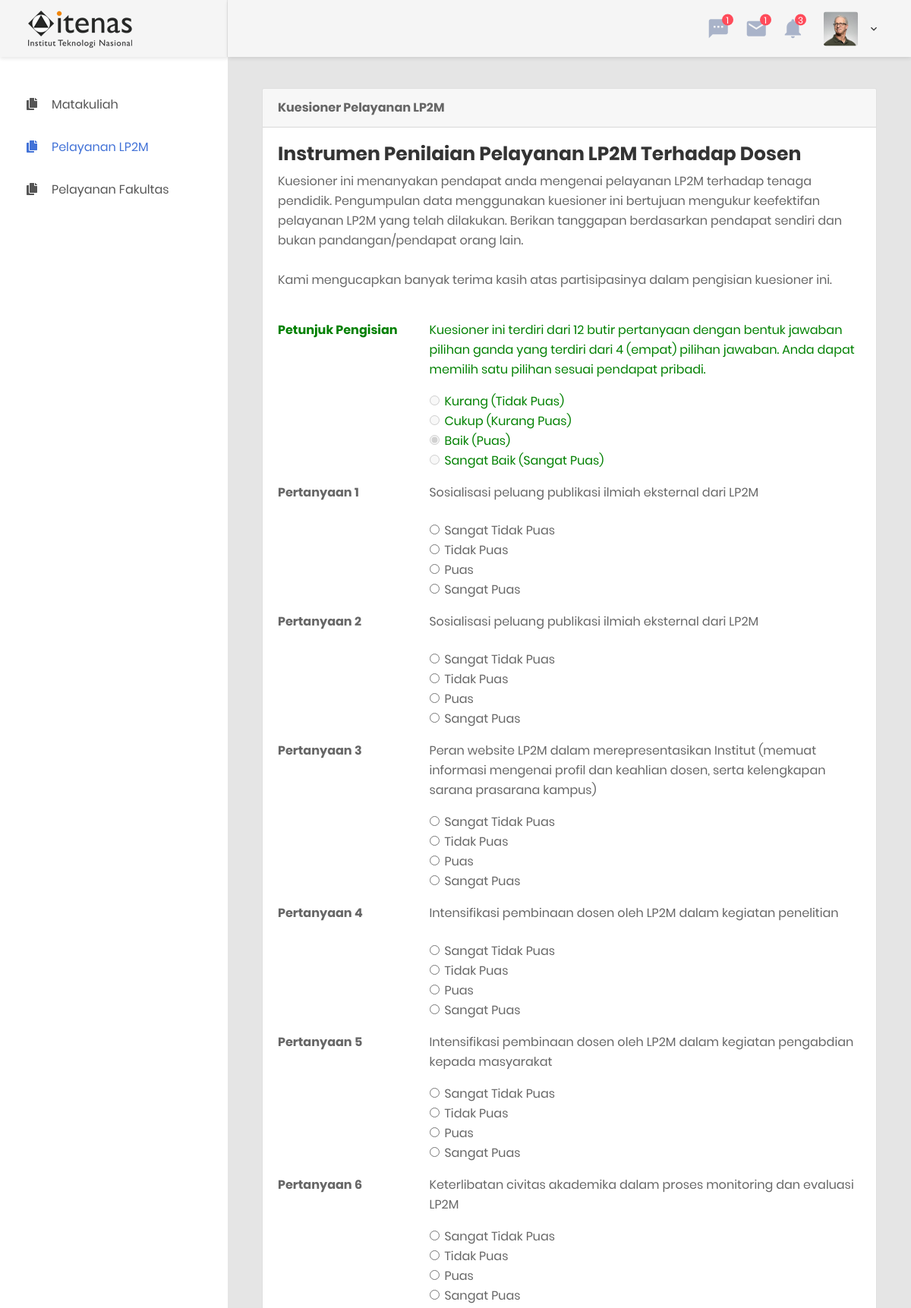
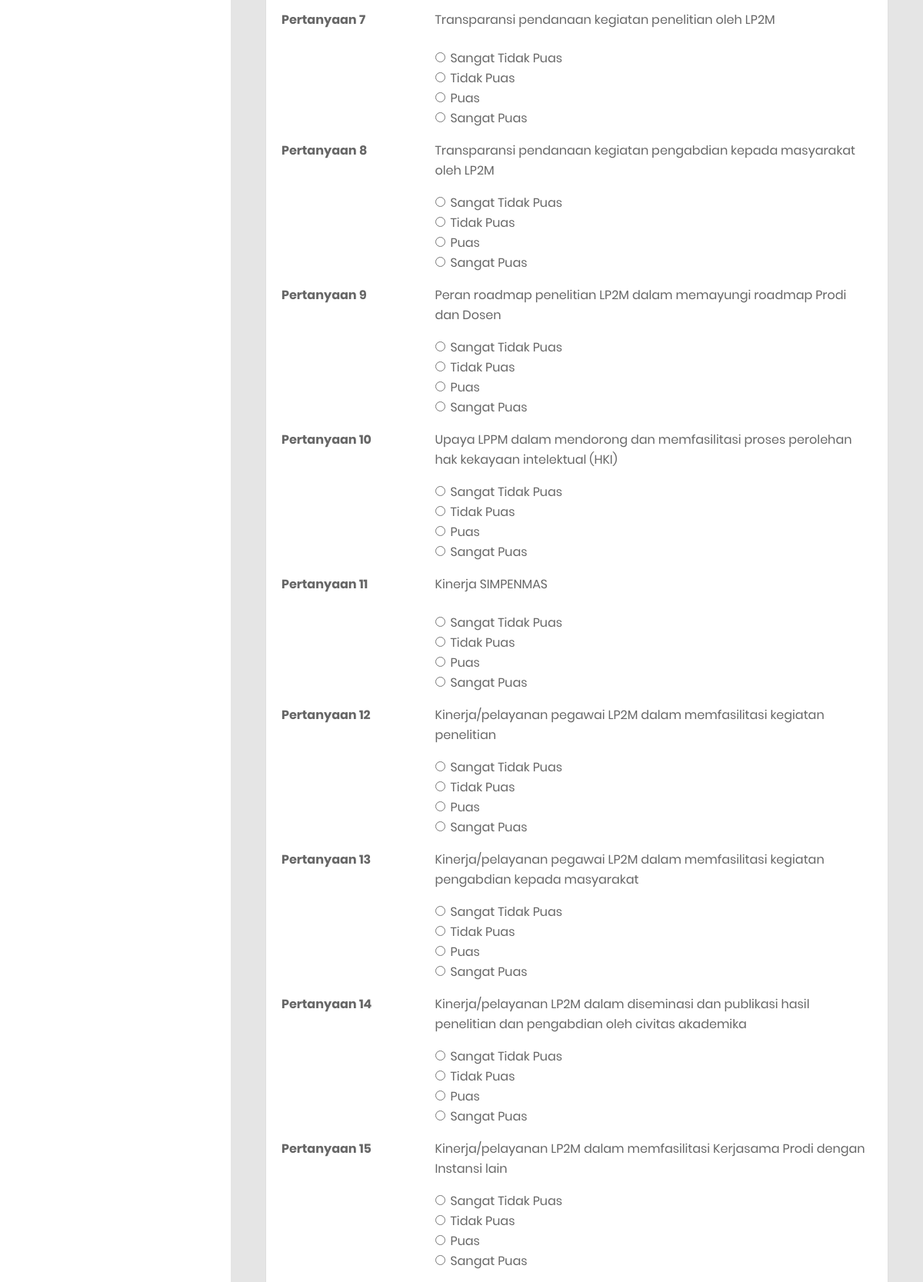
Screenshot of /index.php/user/kuelp2m_kry (upper part) with the database file from the repository (2 pictures, top to bottom).
### tables this page shows
CREATE TABLE `pertanyaan_lp2m` (
  `id_pertanyaan` int(11) NOT NULL,
  `pertanyaan` varchar(200) NOT NULL,
  `level` varchar(128) NOT NULL
);

### application/controllers/User.php (called while the page is built, shortened)
<?php
class User extends CI_Controller
{
    public function kuelp2m_kry()
    {
        $data['title'] = 'Kuesioner Dosen';
        $this->load->model('Pertanyaanlp2m_model');
        $data['user'] = $this->db->get_where('dosen', ['id_dsn' => $this->session->userdata('nip')])->row_array();
        $data['pertanyaan_lp2m'] = $this->db->select('*')
            ->from('pertanyaan_lp2m')->where('level', 'dosen')
            ->get()->result_array();
        $this->form_validation->set_rules('id_dsn', 'NIP', 'required|trim');
        if ($this->form_validation->run() == false) {
            $this->load->view('user/kuelp2m_kry', $data);
        }
    }
}

### index.php (called while the page is built, shortened)
<?php
require_once BASEPATH.'core/CodeIgniter.php';

### application/views/user/kuelp2m_kry.php (the view, shortened to what this page needs)
<!DOCTYPE html>
<html lang="en">
<head>
    <link href="<?= base_url('assets/'); ?>vendor/theme/css/font-face.css" rel="stylesheet" media="all">
    <link href="<?= base_url('assets/'); ?>vendor/theme/vendor/font-awesome-4.7/css/font-awesome.min.css" rel="stylesheet" media="all">
    <link href="<?= base_url('assets/'); ?>vendor/theme/vendor/font-awesome-5/css/fontawesome-all.min.css" rel="stylesheet" media="all">
    <link href="<?= base_url('assets/'); ?>vendor/theme/vendor/mdi-font/css/material-design-iconic-font.min.css" rel="stylesheet" media="all">
    <link href="<?= base_url('assets/'); ?>vendor/theme/vendor/bootstrap-4.1/bootstrap.min.css" rel="stylesheet" media="all">
    <link href="<?= base_url('assets/'); ?>vendor/theme/vendor/animsition/animsition.min.css" rel="stylesheet" media="all">
    <link href="<?= base_url('assets/'); ?>vendor/theme/vendor/bootstrap-progressbar/bootstrap-progressbar-3.3.4.min.css" rel="stylesheet" media="all">
    <link href="<?= base_url('assets/'); ?>vendor/theme/vendor/wow/animate.css" rel="stylesheet" media="all">
    <link href="<?= base_url('assets/'); ?>vendor/theme/vendor/css-hamburgers/hamburgers.min.css" rel="stylesheet" media="all">
    <link href="<?= base_url('assets/'); ?>vendor/theme/vendor/slick/slick.css" rel="stylesheet" media="all">
    <link href="<?= base_url('assets/'); ?>vendor/theme/vendor/select2/select2.min.css" rel="stylesheet" media="all">
    <link href="<?= base_url('assets/'); ?>vendor/theme/vendor/perfect-scrollbar/perfect-scrollbar.css" rel="stylesheet" media="all">
    <link href="<?= base_url('assets/'); ?>vendor/theme/css/theme.css" rel="stylesheet" media="all">
</head>
<body class="animsition">
    <div class="page-wrapper">
        <aside class="menu-sidebar d-none d-lg-block">
            <div class="logo">
                <a href="#">
                    <img src="<?= base_url('assets/'); ?>vendor/theme/images/icon/itenas.png" alt="Cool Admin" />
                </a>
            </div>
            <div class="menu-sidebar__content js-scrollbar1">
                <nav class="navbar-sidebar">
                    <ul class="list-unstyled navbar__list">
                        <li class="hs-sub">
                            <a class="js-arrow" href="<?= base_url('user/kuesioner_dsn'); ?>">
                                <i class="fas fa-copy"></i>Matakuliah</a>
                        </li>
                        <li class="active">
                            <a class="js-arrow" href="<?= base_url('user/kuelp2m_kry'); ?>">
                                <i class="fas fa-copy"></i>Pelayanan LP2M</a>
                        </li>
                        <li class="hs-sub">
                            <a class="js-arrow" href="<?= base_url('user/kuefkl_kry'); ?>">
                                <i class="fas fa-copy"></i>Pelayanan Fakultas</a>
                        </li>
                    </ul>
                </nav>
            </div>
        </aside>
        <div class="page-container">
            <header class="header-desktop">
                <div class="section__content section__content--p30">
                    <div class="container-fluid">
                        <div class="header-wrap">
                            <div class="header-button">
                                <div class="noti-wrap">
                                    <div class="noti__item js-item-menu">
                                        <i class="zmdi zmdi-comment-more"></i>
                                        <span class="quantity">1</span>
                                    </div>
                                    <div class="noti__item js-item-menu">
                                        <i class="zmdi zmdi-email"></i>
                                        <span class="quantity">1</span>
                                    </div>
                                    <div class="noti__item js-item-menu">
                                        <i class="zmdi zmdi-notifications"></i>
                                        <span class="quantity">3</span>
                                    </div>
                                </div>
                                <div class="account-wrap">
                                    <div class="account-item clearfix js-item-menu">
                                        <div class="image">
                                            <img src="<?= base_url('assets/'); ?>vendor/theme/images/icon/avatar-01.jpg" alt="John Doe" />
                                        </div>
                                        <div class="content">
                                            <a class="js-acc-btn" href="#"><?= $this->session->userdata('nip'); ?></a>
                                        </div>
                                    </div>
                                </div>
                            </div>
                        </div>
                    </div>
                </div>
            </header>
            <div class="main-content">
                <div class="section__content section__content--p30">
                    <div class="container-fluid">
                        <div class="row">
                            <div class="col-md-12">
                                <div class="card">
                                    <div class="card-header">
                                        <strong class="card-title">Kuesioner Pelayanan LP2M</strong>
                                    </div>
                                    <div class="card-body">
                                        <div class="typo-headers">
                                            <h1 class="pb-2 display-5" style="font-size: 25px;">Instrumen Penilaian Pelayanan LP2M Terhadap Dosen</h1>
                                        </div>
                                        <div class="typo-articles">
                                            <p>
                                                Kuesioner ini menanyakan pendapat anda mengenai pelayanan LP2M terhadap tenaga pendidik. Pengumpulan data menggunakan kuesioner ini bertujuan mengukur keefektifan pelayanan LP2M yang telah dilakukan. Berikan tanggapan berdasarkan pendapat sendiri dan bukan pandangan/pendapat orang lain.
                                            <br>Kami mengucapkan banyak terima kasih atas partisipasinya dalam pengisian kuesioner ini.</br>
                                            </p>
                                        </div>
                                    </div>
                                    <div class="card-body card-block">
                                        <?= form_open('user/kuelp2m_kry'); ?>
                                        <div class="row form-group">
                                            <div class="col col-md-3">
                                                <label class=" form-control-label" style="color:green; font-weight:bold">Petunjuk Pengisian</label>
                                            </div>
                                            <div class="col-12 col-md-9">
                                                <p class="form-control-static" style="color:green">Kuesioner ini terdiri dari 12 butir pertanyaan dengan bentuk jawaban pilihan ganda yang terdiri dari 4 (empat) pilihan jawaban. Anda dapat memilih satu pilihan sesuai pendapat pribadi.</p>
                                            </div>
                                        </div>
                                        <div class="row form-group">
                                            <div class="col col-md-3">
                                            </div>
                                            <div class="col-12 col-md-9">
                                                <div class="form-check">
                                                    <div class="radio">
                                                        <label for="radio1" class="form-check-label " style="color:green">
                                                            <input type="radio" id="radio1" name="radios" value="option1" class="form-check-input" disabled>Kurang (Tidak Puas)
                                                        </label>
                                                    </div>
                                                    <div class="radio">
                                                        <label for="radio2" class="form-check-label " style="color:green">
                                                            <input type="radio" id="radio2" name="radios" value="option2" class="form-check-input" disabled>Cukup (Kurang Puas)
                                                        </label>
                                                    </div>
                                                    <div class="radio">
                                                        <label for="radio3" class="form-check-label " style="color:green">
                                                            <input type="radio" id="radio3" name="radios" value="option3" class="form-check-input" checked disabled>Baik (Puas)
                                                        </label>
                                                    </div>
                                                    <div class="radio">
                                                        <label for="radio3" class="form-check-label " style="color:green">
                                                            <input type="radio" id="radio4" name="radios" value="option4" class="form-check-input" disabled>Sangat Baik (Sangat Puas)
                                                        </label>
                                                    </div>
                                                </div>
                                            </div>
                                        </div>
                                        <?php
                                        $no = 1;
                                        $no_radio1 = 1;
                                        $no_radio2 = 1;
                                        $no_radio3 = 1;
                                        $no_radio4 = 1;
                                        $name = 'jwb';
                                        foreach ($pertanyaan_lp2m as $prt) : ?>
                                            <div class="form-group row">
                                                <div class="col col-md-3">
                                                    <label class="form-control-label" style="font-weight:bold">Pertanyaan <?= $no++ ?></label>
                                                </div>
                                                <div class="col-12 col-md-9">
                                                    <p class="form-control-static" aria-label="Disabled input example"><?= $prt['pertanyaan']; ?></p>
                                                </div>
                                            </div>
                                            <div class="row form-group">
                                                <div class="col col-md-3">
                                                </div>
                                                <div class="col-12 col-md-9">
                                                    <div class="form-check">
                                                        <input class="form-check-input" type="radio" name="<?= $name . $no_radio1++ ?>" id="flexRadioDisabled" value="1">
                                                        <label class="form-check-label" for="flexRadioDisabled">
                                                            Sangat Tidak Puas
                                                        </label>
                                                    </div>
                                                    <div class="form-check">
                                                        <input class="form-check-input" type="radio" name="<?= $name . $no_radio2++ ?>" id="flexRadioCheckedDisabled" value="2">
                                                        <label class="form-check-label" for="flexRadioCheckedDisabled">
                                                            Tidak Puas
                                                        </label>
                                                    </div>
                                                    <div class="form-check">
                                                        <input class="form-check-input" type="radio" name="<?= $name . $no_radio3++ ?>" id="flexRadioDisabled" value="3">
                                                        <label class="form-check-label" for="flexRadioDisabled">
                                                            Puas
                                                        </label>
                                                    </div>
                                                    <div class="form-check">
                                                        <input class="form-check-input" type="radio" name="<?= $name . $no_radio4++ ?>" id="flexRadioCheckedDisabled" value="4">
                                                        <label class="form-check-label" for="flexRadioCheckedDisabled">
                                                            Sangat Puas
                                                        </label>
                                                    </div>
                                                </div>
                                            </div>
                                        <?php endforeach; ?>
                                    </div>
                                </div>
                            </div>
                        </div>
                    </div>
                </div>
            </div>
</body>
</html>

### rows the page displays
pertanyaan_lp2m: pertanyaan "Sosialisasi peluang publikasi ilmiah eksternal dari LP2M"
pertanyaan_lp2m: pertanyaan "Sosialisasi peluang publikasi ilmiah eksternal dari LP2M"
pertanyaan_lp2m: pertanyaan "Peran website LP2M dalam merepresentasikan Institut (memuat informasi mengenai profil dan keahlian dosen, serta kelengkapan sarana prasarana kampus)"
pertanyaan_lp2m: pertanyaan "Intensifikasi pembinaan dosen oleh LP2M dalam kegiatan penelitian"
pertanyaan_lp2m: pertanyaan "Intensifikasi pembinaan dosen oleh LP2M dalam kegiatan pengabdian kepada masyarakat"
pertanyaan_lp2m: pertanyaan "Keterlibatan civitas akademika dalam proses monitoring dan evaluasi LP2M"
pertanyaan_lp2m: pertanyaan "Transparansi pendanaan kegiatan penelitian oleh LP2M"
pertanyaan_lp2m: pertanyaan "Transparansi pendanaan kegiatan pengabdian kepada masyarakat oleh LP2M"
pertanyaan_lp2m: pertanyaan "Peran roadmap penelitian LP2M dalam memayungi roadmap Prodi dan Dosen"
pertanyaan_lp2m: pertanyaan "Upaya LPPM dalam mendorong dan memfasilitasi proses perolehan hak kekayaan intelektual (HKI)"
pertanyaan_lp2m: pertanyaan "Kinerja SIMPENMAS"
pertanyaan_lp2m: pertanyaan "Kinerja/pelayanan pegawai LP2M dalam memfasilitasi kegiatan penelitian"
pertanyaan_lp2m: pertanyaan "Kinerja/pelayanan pegawai LP2M dalam memfasilitasi kegiatan pengabdian kepada masyarakat"
pertanyaan_lp2m: pertanyaan "Kinerja/pelayanan LP2M dalam diseminasi dan publikasi hasil penelitian dan pengabdian oleh civitas akademika"
pertanyaan_lp2m: pertanyaan "Kinerja/pelayanan LP2M dalam memfasilitasi Kerjasama Prodi dengan Instansi lain"
